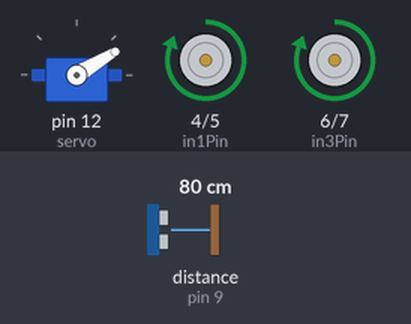
Bench run of a sketch on a simulated Arduino Uno, built with avr-gcc and run on an emulated ATmega328P. On the bench: servo, motor-driver pin pairs drawn as motors (green arrow = first pin HIGH = forward, orange = second pin HIGH = backward, longer = more drive, scaled by the enable pin). Wiring (inferred from the names in the program): ultrasonic range finder: trigger pin 8; echo pin 9. The inputs (shaded band) are chosen by the test bench; at power-on: distance to the obstacle (sensor on pin 9) 80 cm. The echo pulse lasts 58.3 µs per cm.

Above: at 1.8 s.
1.9 s: distance to the obstacle (sensor on pin 9) set to 23 cm
3.4 s: distance to the obstacle (sensor on pin 9) set to 19 cm
At 5.1 s:
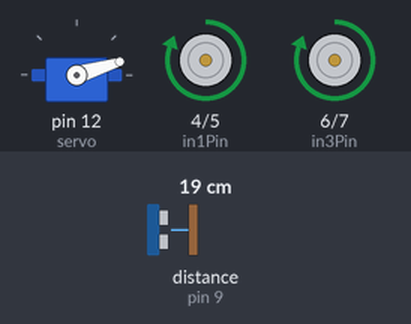
5.5 s: distance to the obstacle (sensor on pin 9) set to 35 cm
At 6.8 s:
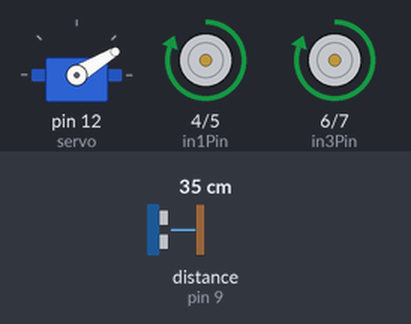
7.5 s: distance to the obstacle (sensor on pin 9) set to 2 cm
At 8.4 s:
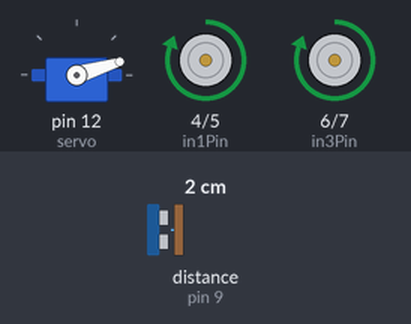
Timing chart, 0 to 10.5 s (numbered marks = the images above; inputs shaded):
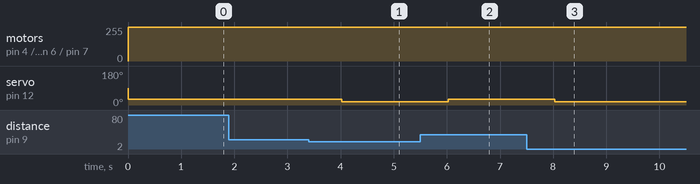

Measured:
- the behaviour switches between 22 and 21 cm on distance to the obstacle (sensor on pin 9) (found by bisection; images 0 and 1)
- after the input at 1.9 s, every drawn part: stays the same
- after the input at 3.4 s, servo on pin 12 (servo): 31° → 17° after 0.62 s
- after the input at 5.5 s, servo on pin 12 (servo): 17° → 31° after 0.52 s
- after the input at 7.5 s, servo on pin 12 (servo): 31° → 17° after 0.53 s

The sketch:

ccode_prueba.ino.ino
```cpp
#include <Servo.h>

Servo servo; // Creamos un objeto servo para controlar nuestro servo
int centro = 31; // Variable para almacenar la posición del servo
int derecha = 45;
int izquierda =17.50;

// Tiempo de espera
int time = 1000;

//giro de los motores controlado por la placa L298N
int adelante = 255;
int atras = -500;

// Variable para almacenar la duración del pulso y la distancia
long duration;
int distance;

// Definir el pin del sensor ir


//definir pines para el sensor ultrasonico
const int echoPin = 9;
const int trigPin = 8;
//definimos las variables para el ultrasonico


//defnir pines de la placa l298n
const int enaPin = 3;
const int in1Pin = 4;
const int in2Pin = 5;
const int in3Pin = 6;
const int in4Pin = 7;
const int enbPin = 2;

void setup() {
  //DEFINICION  DEL PIN DEL SERVO MOTOR
  servo.attach(12); // Conecta el servo al pin 11

  //DEFINICION DE ENTRADAS Y SALIDAS DE LOS PINES DEL SENSOR ULTRASONICO
  pinMode(trigPin, OUTPUT);
  pinMode(echoPin, INPUT);


 //SALIDAS DE LOS PINES DIGITALES PARA LA PLACA L298N
  pinMode(enaPin, OUTPUT);
  pinMode(in1Pin, OUTPUT);
  pinMode(in2Pin, OUTPUT);
  pinMode(in3Pin, OUTPUT);
  pinMode(in4Pin, OUTPUT);
  pinMode(enbPin, OUTPUT);

}

void loop() {


 // Limpiar el pin TRIG
  digitalWrite(trigPin, LOW);
  delayMicroseconds(2);

  // Enviar un pulso de 10 microsegundos en el pin TRIG
  digitalWrite(trigPin, HIGH);
  delayMicroseconds(10);
  digitalWrite(trigPin, LOW);

  // Leer el tiempo que tarda el pulso en regresar en el pin ECHO
  duration = pulseIn(echoPin, HIGH);

  // Calcular la distancia en centímetros
  distance = duration * 0.034 / 2;

   // Mostrar la distancia en el monitor serial
  Serial.print("Distancia: ");
  Serial.print(distance);
  Serial.println(" cm");

  //establecer la velocidad de los motores
   analogWrite(enaPin, adelante); // Motor A a velocidad definida
  analogWrite(enbPin, adelante); // Motor B a velocidad definida


  if (distance > 20) {
    //si la distancia es mayor a 20cm entonces continuar
    analogWrite(enaPin, adelante); // Motor A a velocidad definida
  analogWrite(enbPin, adelante); // Motor B a velocidad definida

    digitalWrite(in1Pin, HIGH);
    digitalWrite(in2Pin, LOW);
    digitalWrite(in3Pin, HIGH);
    digitalWrite(in4Pin, LOW);
     //mantener el servo al centro
     servo.write(centro);
     delay(1000);
  } else  {
     analogWrite(enaPin, adelante); // Motor A a velocidad definida
  analogWrite(enbPin, adelante); // Motor B a velocidad definida

    // si la distancia es menor a 20 cm
    digitalWrite(in1Pin, HIGH);
    digitalWrite(in2Pin, LOW);
    digitalWrite(in3Pin, HIGH);
    digitalWrite(in4Pin, LOW);
    servo.write(izquierda);

    delay(1000);

    }

}
```
